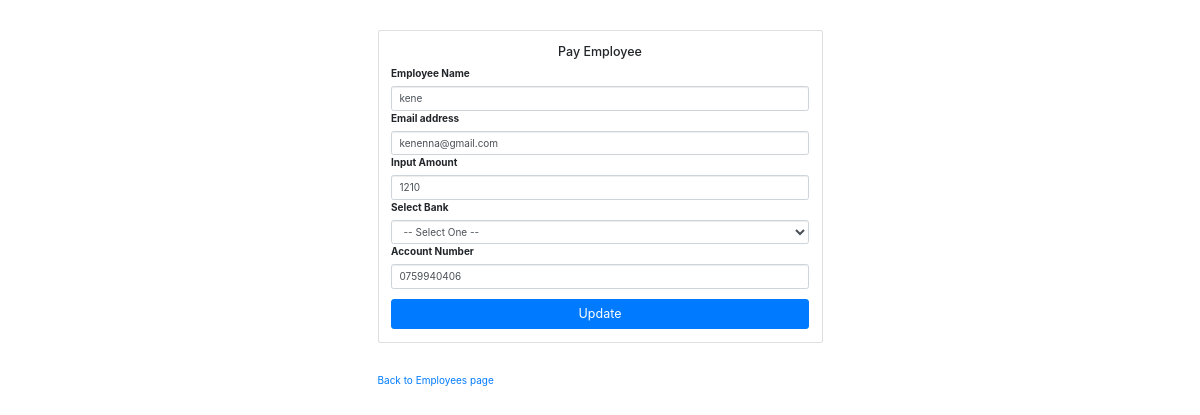
Page /edit.php?id=11 (signed in) on the committed database.
### tables this page shows
CREATE TABLE `ps_employee` (
  `id` int(11) NOT NULL,
  `name` varchar(126) NOT NULL,
  `email` varchar(256) NOT NULL,
  `salary` bigint(126) NOT NULL,
  `account_number` varchar(152) NOT NULL,
  `bank` varchar(126) NOT NULL,
  `date` datetime NOT NULL DEFAULT '0000-00-00 00:00:00'
);

### core/class.inc.php (called while the page is built, shortened)
<?php
class Connect {
    public function getDetails($id) {
        try {
            $conn = DB();
            $query = $conn->prepare("SELECT * FROM `ps_employee` WHERE `id`=:id");
            $query->bindParam("id", $id, \PDO::PARAM_INT);
            $query->execute();
            if ($query->rowCount() > 0) {
                return $query->fetchAll(PDO::FETCH_OBJ);
            } else {
                return false;
            }
        } catch (\PDOException $e) {
            exit($e->getMessage());
        }
    }
}
?>

### edit.php (the view, shortened to what this page needs)
<?php
$id = "";
if (isset($_GET['id'])) {
	$id = $_GET['id'];
}
require_once ('core/class.inc.php');
$app = new Connect;
$requests = $app->getDetails($id);
?>
<!DOCTYPE html>
<html lang="">
	<head>
  		<link href="css/bootstrap.min.css" rel="stylesheet">
		<link rel="stylesheet" href="https://stackpath.bootstrapcdn.com/bootstrap/4.3.1/css/bootstrap.min.css">
	</head>
	<body>
		<div class="container">
			<div class="row">
				<div class="col-sm-9 col-md-7 col-lg-5 mx-auto">
					<div class="card card-signin my-5">
						<div class="card-body">
							<h5 class="card-title text-center">Pay Employee</h5>
							<form action="verify.php"  method="POST" class="form-signin">
								<label for="Name">Employee Name</label>
								<div class="form-label-group">
									<input type="text" name="name" value="<?php if (isset($name)){
										echo htmlspecialchars($name);
									}
									elseif (isset($requests[0]->name)) {
										echo $requests[0]->name;
									} ?>" class="form-control" required/>
								</div>
								<label for="Email">Email address</label>
								<div class="form-label-group">
									<input type="email" name="email" value="<?php if (isset($email)){
										echo htmlspecialchars($email);
									}
									elseif (isset($requests[0]->email)) {
										echo htmlspecialchars($requests[0]->email);
									} ?>" class="form-control" required/>
								</div>
								<label for="Amount">Input Amount</label>
								<div class="form-label-group">
									<input type="text" name="amount" placeholder="Input amount in Kobo" pattern="[0-9]{}" value="<?php if (isset($amount)){
										echo htmlspecialchars($amount);
									}
									elseif (isset($requests[0]->salary)) {
										echo htmlspecialchars($requests[0]->salary);
									} ?>" class="form-control" required/>
								</div>
								<label for="Bank">Select Bank</label>
								<div class="form-label-group">
									<select name="bank" id="input" class="form-control" required>
										<option value="">-- Select One --</option>
									</select>
								</div>
								<label for="AccountNumber">Account Number</label>
								<div class="form-label-group">
									<input type="text" name="accountnumber" pattern="[0-9]{10}" value="<?php if (isset($accountnumber)){
										echo htmlspecialchars($accountnumber);
									}
									elseif (isset($requests[0]->account_number)) {
										echo htmlspecialchars($requests[0]->account_number);
									} ?>" class="form-control" required/>
								</div>
								<button class="btn btn-lg btn-primary btn-block" type="submit" style="margin-top: 10px;">Update</button>
							</form>
						</div>
					</div>
					<a href="admin.php">Back to Employees page</a>
				</div>
			</div>
		</div>
	</body>
</html>

### rows in the picture
ps_employee: name "kene", email "kenenna@gmail.com", amount "1210", accountnumber "0759940406"
